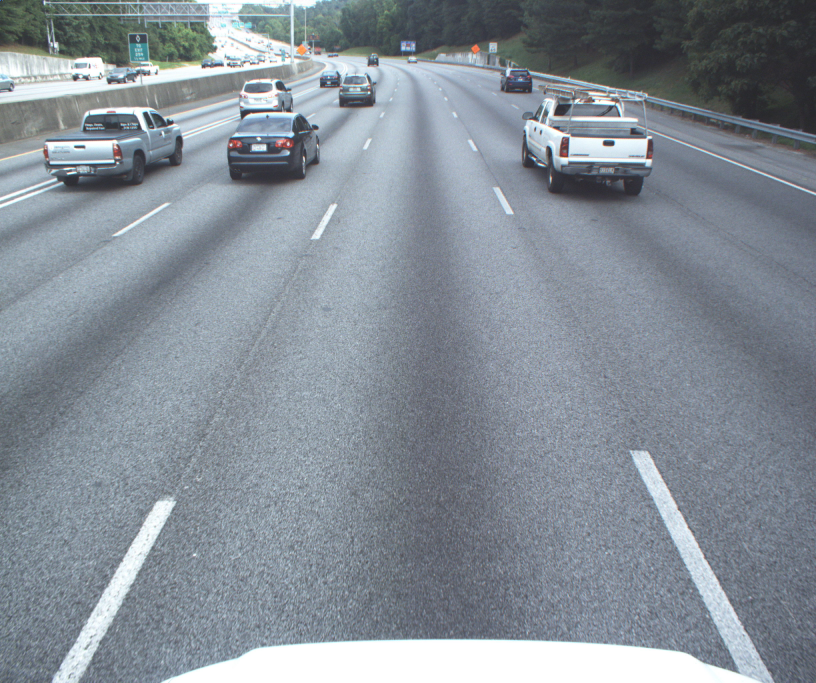
#> input picture Submission 2.0/0002878.jpg, 2448 x 2048 px, found by its file name (shown at 1/3 size)
$ python py_tuotial.py
#> lines starting #> are read from the running program, lines starting #| are printed output that depends on the picture
import cv2
import numpy as np
import matplotlib.pyplot as plt
#distortion matrics
mtx=[[2468.6668434782608,0,1228.876620888020],[0,2468.6668434782608,1012.976060035710],[0,0,1]]
dist=[ 0.00125859 , 0 ,  -0.00010658,0 ]

#converting into numpy
mtx = np.array(mtx)
dist=np.array(dist)
img1=cv2.imread('0002878.jpg')
#> img1 is the input picture: shape (2048, 2448, 3); mean B, G, R 151.8, 142.7, 133.8
img=cv2.imread('0002878.jpg')

#image dimenstions
image_height,image_width,_=img.shape
#> image_height = 2048; image_width = 2448

#pumping distortion matrix
newcameramtx, roi=cv2.getOptimalNewCameraMatrix(mtx,dist,(image_width,image_height),1,(image_width,image_height))
#> roi = (0, 0, 2446, 2046)

#undistort image_before_distance
img = cv2.undistort(img, mtx, dist, None, newcameramtx)
x,y,w,h = roi
#> x = 0; y = 0; w = 2446; h = 2046
img = img[y:y+h, x:x+w]
#> img: shape (2046, 2446, 3)
cv2.imshow('image',img)

src = np.float32([[0, image_height], [image_width, image_height], [0, 0], [image_width, 0]])
dst = np.float32([[1214, 255], [1234, 255], [0, 0], [image_width, 0]])
img = img[0:(0+image_height), 0:image_width] # Apply np slicing for ROI crop
M = cv2.getPerspectiveTransform(src, dst) # The transformation matrix
Minv = cv2.getPerspectiveTransform(dst, src) # Inverse transformation

warped_img = cv2.warpPerspective(img, M, (image_width, image_height)) # Image warping
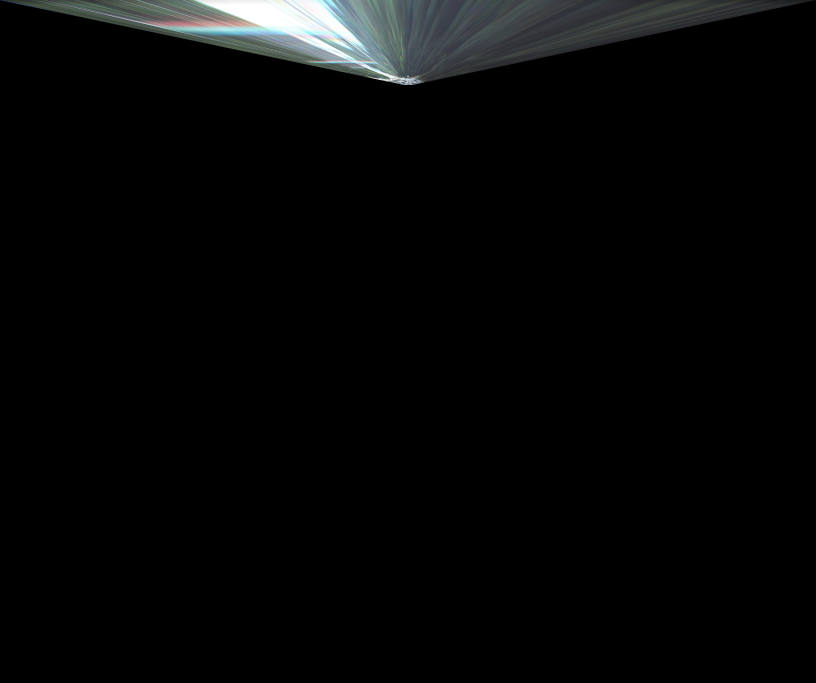
#> warped_img: shape (2048, 2448, 3) (shown at 1/3 size); mean B, G, R 7, 6.9, 6.3
plt.imshow(cv2.cvtColor(warped_img, cv2.COLOR_BGR2RGB)) # Show results
plt.show()

$ run again, with Submission 2.0/0000745.jpg copied over Submission 2.0/0002878.jpg
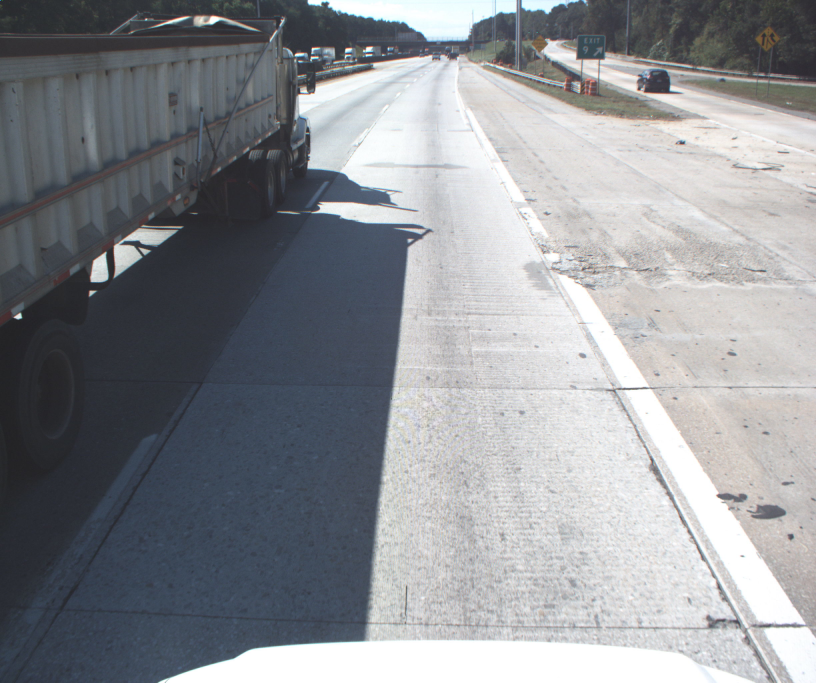
#> input picture Submission 2.0/0000745.jpg, 2448 x 2048 px, found by its file name (shown at 1/3 size)
#> img1 is the input picture: shape (2048, 2448, 3); mean B, G, R 148.8, 144.5, 142
#> `warped_img = cv2.warpPerspective(img, M, (image_width, image_height))`:
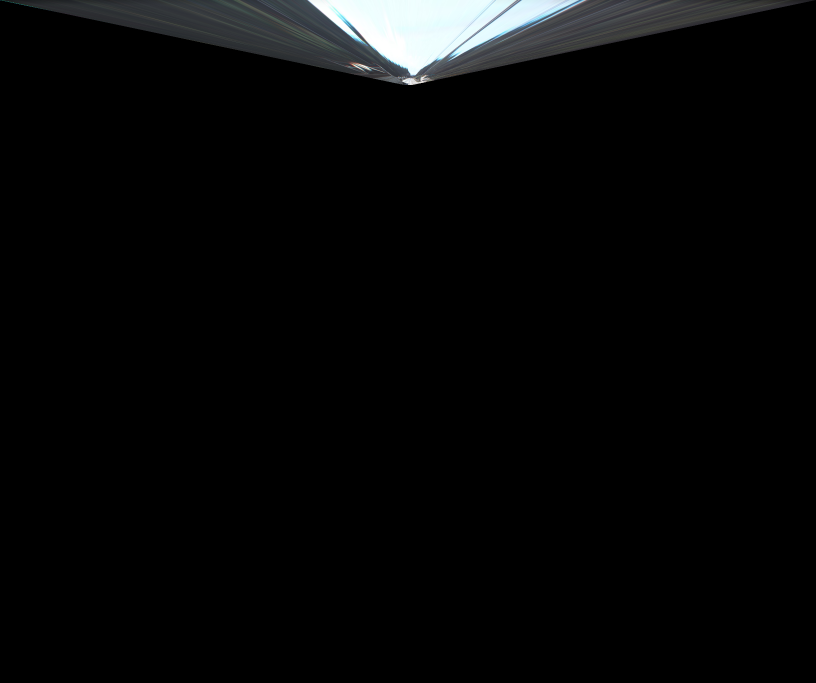
#> warped_img: shape (2048, 2448, 3) (shown at 1/3 size); mean B, G, R 7.7, 7.4, 7

$ run again, with Submission 2.0/0000752.jpg copied over Submission 2.0/0002878.jpg
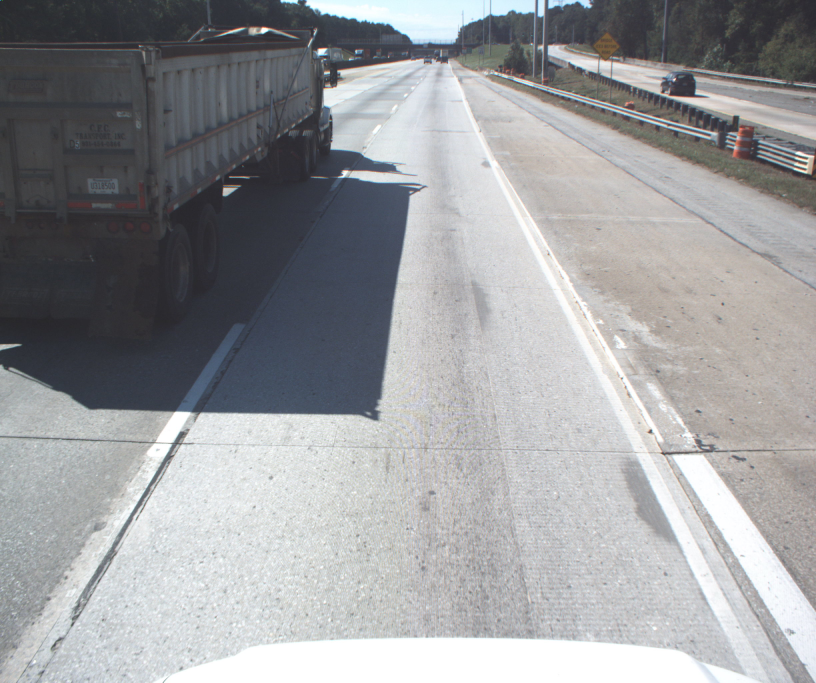
#> input picture Submission 2.0/0000752.jpg, 2448 x 2048 px, found by its file name (shown at 1/3 size)
#> img1 is the input picture: shape (2048, 2448, 3); mean B, G, R 158.3, 156.1, 155
#> `warped_img = cv2.warpPerspective(img, M, (image_width, image_height))`:
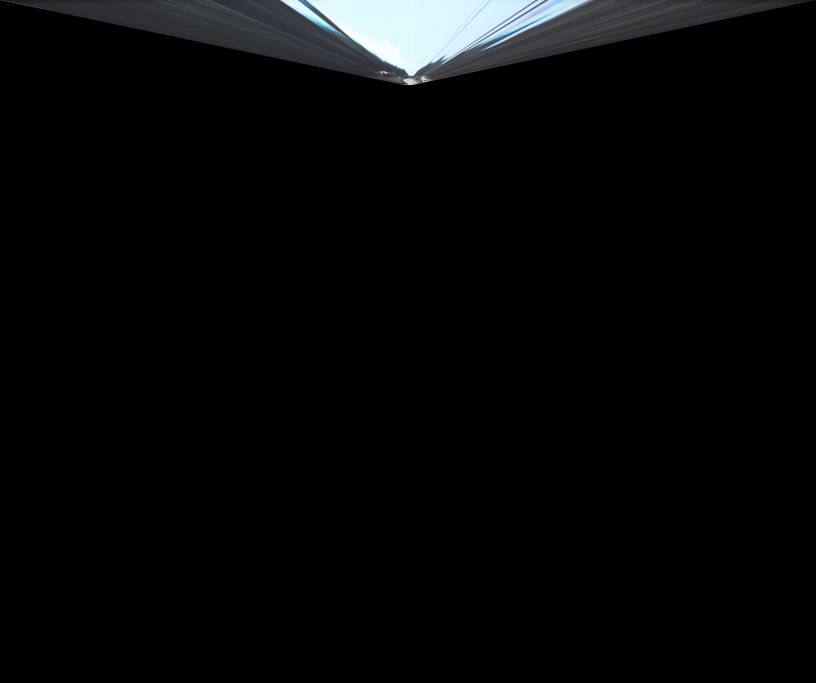
#> warped_img: shape (2048, 2448, 3) (shown at 1/3 size); mean B, G, R 7.9, 7.5, 6.8
